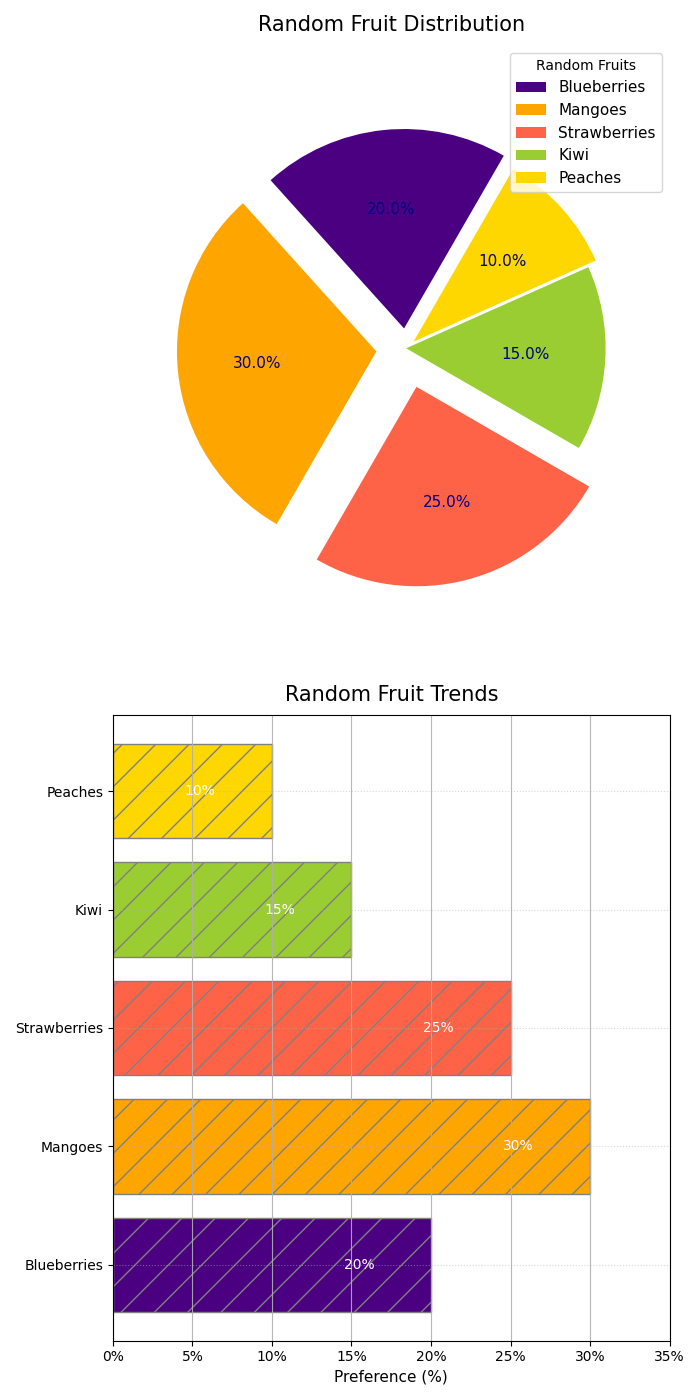

Reproduce this figure in Python.
import matplotlib.pyplot as plt
import numpy as np

# Data
fruit_types = ['Blueberries', 'Mangoes', 'Strawberries', 'Kiwi', 'Peaches']
percentages = [20, 30, 25, 15, 10]
colors = ['#4B0082', '#FFA500', '#FF6347', '#9ACD32', '#FFD700']

# Subplots in a 2x1 arrangement
fig, (ax1, ax2) = plt.subplots(2, 1, figsize=(7, 14))

# Pie Chart
explode = (0.1, 0.15, 0.2, 0, 0.05)
wedges, texts, autotexts = ax1.pie(
    percentages, labels=None, autopct='%1.1f%%', startangle=60, 
    colors=colors, explode=explode, shadow=False, textprops=dict(color="navy"))

plt.setp(texts, size=11, weight="normal")
plt.setp(autotexts, size=11, weight="normal")
ax1.set_title('Random Fruit Distribution', fontsize=15, fontweight='normal', pad=10)

ax1.axis('equal')
ax1.legend(wedges, fruit_types, title="Random Fruits", loc="upper right", fontsize=11)

# Horizontal Bar Chart
bars = ax2.barh(fruit_types, percentages, color=colors, edgecolor='grey', hatch="/")
ax2.set_title('Random Fruit Trends', fontsize=15, fontweight='normal', pad=10)
ax2.set_xlabel("Preference (%)", fontsize=11)
ax2.set_xlim(0, 35)
ax2.xaxis.set_major_formatter(plt.FuncFormatter(lambda x, _: f'{int(x)}%'))
ax2.xaxis.grid(True, linestyle='-', alpha=0.9)
ax2.yaxis.grid(True, linestyle=':', alpha=0.5)

# Bar labels
for bar, percentage in zip(bars, percentages):
    ax2.text(bar.get_width() - 5.5, bar.get_y() + bar.get_height() / 2, f'{percentage}%', 
             va='center', ha='left', color='white', fontsize=10, fontweight='normal')

plt.tight_layout()
plt.show()
